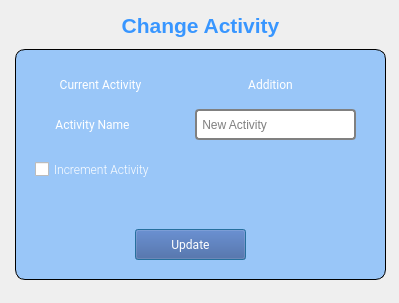
<?xml version="1.0" encoding="UTF-8"?>
<ui version="4.0">
 <class>Dialog</class>
 <widget class="QDialog" name="Dialog">
  <property name="geometry">
   <rect>
    <x>0</x>
    <y>0</y>
    <width>399</width>
    <height>303</height>
   </rect>
  </property>
  <property name="windowTitle">
   <string>Dialog</string>
  </property>
  <property name="styleSheet">
   <string notr="true"/>
  </property>
  <widget class="QLabel" name="label">
   <property name="geometry">
    <rect>
     <x>90</x>
     <y>10</y>
     <width>221</width>
     <height>31</height>
    </rect>
   </property>
   <property name="font">
    <font>
     <pointsize>16</pointsize>
     <weight>75</weight>
     <bold>true</bold>
    </font>
   </property>
   <property name="styleSheet">
    <string notr="true">QLabel{
	border-width: 0px 0px 0px 0px;
	border-style: solid;
	color:  rgb(56, 150, 255);
}</string>
   </property>
   <property name="text">
    <string>Change Activity</string>
   </property>
   <property name="alignment">
    <set>Qt::AlignCenter</set>
   </property>
  </widget>
  <widget class="QFrame" name="frame_3">
   <property name="geometry">
    <rect>
     <x>15</x>
     <y>49</y>
     <width>371</width>
     <height>231</height>
    </rect>
   </property>
   <property name="styleSheet">
    <string notr="true">QFrame{
	background: rgb(94, 170, 255, 150);
	border: 1px solid black;
	border-radius: 10px;
}</string>
   </property>
   <property name="frameShape">
    <enum>QFrame::StyledPanel</enum>
   </property>
   <property name="frameShadow">
    <enum>QFrame::Raised</enum>
   </property>
   <widget class="QCheckBox" name="checkBox">
    <property name="geometry">
     <rect>
      <x>20</x>
      <y>110</y>
      <width>161</width>
      <height>20</height>
     </rect>
    </property>
    <property name="font">
     <font>
      <family>Roboto</family>
      <weight>25</weight>
      <bold>false</bold>
     </font>
    </property>
    <property name="styleSheet">
     <string notr="true">QCheckBox{
	font-weight: 200;
	color: white;
	font-family:'Roboto';
}

QCheckBox:hover{
	font-weight: 500; 
	color: rgb(245, 245, 245);
}</string>
    </property>
    <property name="text">
     <string>Increment Activity</string>
    </property>
   </widget>
   <widget class="QPushButton" name="pushButton">
    <property name="geometry">
     <rect>
      <x>120</x>
      <y>180</y>
      <width>111</width>
      <height>31</height>
     </rect>
    </property>
    <property name="font">
     <font>
      <family>Roboto,sans-serif</family>
      <weight>50</weight>
      <bold>false</bold>
     </font>
    </property>
    <property name="styleSheet">
     <string notr="true">QPushButton{
border-radius:0.2em;
font-family:'Roboto',sans-serif;
font-weight:400;
color:#FFFFFF;
background-color:#3b5998;
text-align:center;
}
QPushButton:hover{
background-color:#324a80;
font-weight: 490;
}</string>
    </property>
    <property name="text">
     <string>Update</string>
    </property>
   </widget>
   <widget class="QFrame" name="frame_2">
    <property name="geometry">
     <rect>
      <x>10</x>
      <y>60</y>
      <width>351</width>
      <height>31</height>
     </rect>
    </property>
    <property name="styleSheet">
     <string notr="true">background: none; border: none;</string>
    </property>
    <property name="frameShape">
     <enum>QFrame::StyledPanel</enum>
    </property>
    <property name="frameShadow">
     <enum>QFrame::Raised</enum>
    </property>
    <widget class="QLabel" name="label_7">
     <property name="geometry">
      <rect>
       <x>-8</x>
       <y>0</y>
       <width>151</width>
       <height>31</height>
      </rect>
     </property>
     <property name="font">
      <font>
       <family>Roboto</family>
      </font>
     </property>
     <property name="styleSheet">
      <string notr="true">border: none; color: white; font-family:'Roboto';</string>
     </property>
     <property name="text">
      <string>Activity Name</string>
     </property>
     <property name="alignment">
      <set>Qt::AlignCenter</set>
     </property>
    </widget>
    <widget class="QLineEdit" name="lineEdit">
     <property name="geometry">
      <rect>
       <x>170</x>
       <y>0</y>
       <width>161</width>
       <height>31</height>
      </rect>
     </property>
     <property name="styleSheet">
      <string notr="true">border: 2px solid gray;
  border-radius: 4px;</string>
     </property>
     <property name="placeholderText">
      <string> New Activity</string>
     </property>
    </widget>
   </widget>
   <widget class="QFrame" name="frame">
    <property name="geometry">
     <rect>
      <x>10</x>
      <y>20</y>
      <width>351</width>
      <height>31</height>
     </rect>
    </property>
    <property name="styleSheet">
     <string notr="true">background: none; border: none;</string>
    </property>
    <property name="frameShape">
     <enum>QFrame::StyledPanel</enum>
    </property>
    <property name="frameShadow">
     <enum>QFrame::Raised</enum>
    </property>
    <widget class="QLabel" name="label_3">
     <property name="geometry">
      <rect>
       <x>170</x>
       <y>0</y>
       <width>151</width>
       <height>31</height>
      </rect>
     </property>
     <property name="font">
      <font>
       <family>Roboto</family>
      </font>
     </property>
     <property name="styleSheet">
      <string notr="true">border: none; color: white; font-family:'Roboto';</string>
     </property>
     <property name="text">
      <string>Addition</string>
     </property>
     <property name="alignment">
      <set>Qt::AlignCenter</set>
     </property>
    </widget>
    <widget class="QLabel" name="label_2">
     <property name="geometry">
      <rect>
       <x>0</x>
       <y>0</y>
       <width>151</width>
       <height>31</height>
      </rect>
     </property>
     <property name="font">
      <font>
       <family>Roboto</family>
      </font>
     </property>
     <property name="layoutDirection">
      <enum>Qt::LeftToRight</enum>
     </property>
     <property name="styleSheet">
      <string notr="true">border: none; color: white; font-family:'Roboto';</string>
     </property>
     <property name="text">
      <string>Current Activity</string>
     </property>
     <property name="scaledContents">
      <bool>false</bool>
     </property>
     <property name="alignment">
      <set>Qt::AlignCenter</set>
     </property>
    </widget>
   </widget>
  </widget>
  <widget class="QLabel" name="label_6">
   <property name="geometry">
    <rect>
     <x>0</x>
     <y>0</y>
     <width>401</width>
     <height>301</height>
    </rect>
   </property>
   <property name="styleSheet">
    <string notr="true"/>
   </property>
   <property name="text">
    <string/>
   </property>
   <property name="pixmap">
    <pixmap>bg5.jpg</pixmap>
   </property>
   <property name="scaledContents">
    <bool>true</bool>
   </property>
  </widget>
  <zorder>label_6</zorder>
  <zorder>frame_3</zorder>
  <zorder>label</zorder>
 </widget>
 <resources/>
 <connections/>
</ui>
